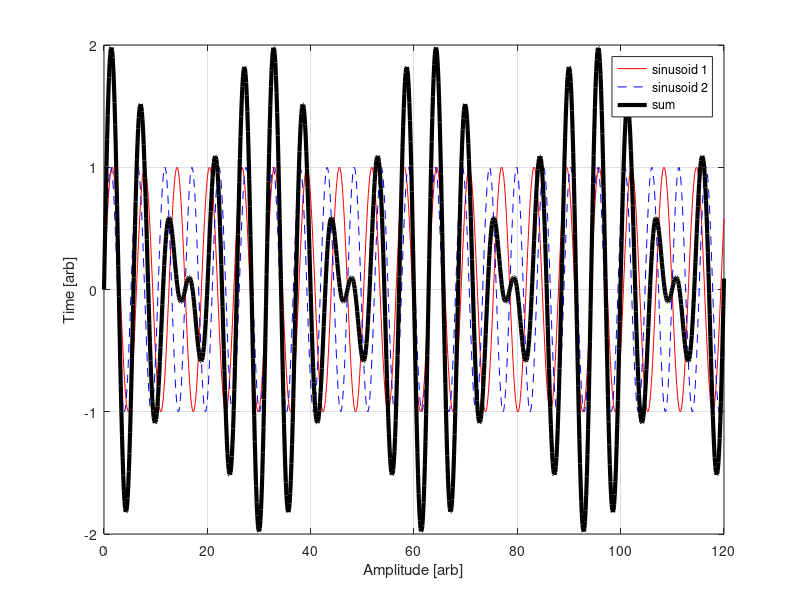
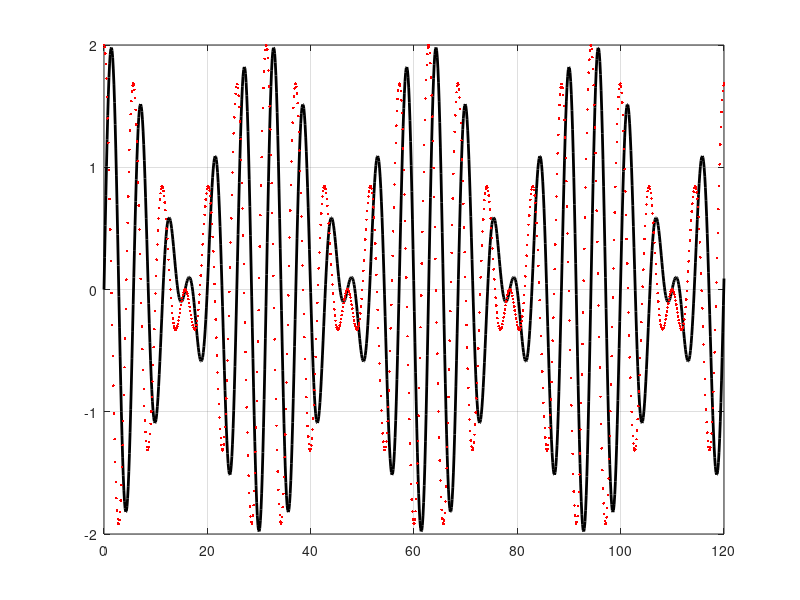

Here is the MATLAB script that generated these plots, in order:
% ### EXbeats.m ###           09.27.12 CB (updated 2016.01.17)

% Plots sum of two sinusoids with different amplitudes/frequencies/phase
% offsets to demonstrate variety of "beating" patterns

% Notes
% - uses cosines of form A*cosin(w*t-phi) [could use sines instead, but that
% just introduces phase offset of pi/2]
% - option to also plot in Fig.2 several possible different
% analytically-derived expressions for the sum (incl. an incorrect one from
% Serdyuk's book); note that those expressions assume cosines being added


clear
% =================================
% Parameters for each of the two sinusoids
A1= 1.0;           % amplitude 1
A2= 1.0;         % amplitude 2
w1= 1.0;     % angular frequency 1
w2= 1.2;     % angular frequency 2
phi1= pi/2;    % phase offset 1 (>=0 and <= 2*pi)
phi2= pi/2;    % phase offset 2

tmax= 120;    % max. time value {6}
N= 1000;    % # of points to compute {200}
% =================================

% ---
t=linspace(0,tmax,N);       % time variable
s1= A1*cos(w1*t- phi1);
s2= A2*cos(w2*t- phi2);   % calculate both sinusoids and sum
A= s1+ s2;
% ---
% other (analytically-derived) expressions for the sum

B= cos((w1+w2)/2*t).*(A1*cos((w1-w2)/2*t) + A2*cos((w1-w2)/2*t)); % from Serdyuk (which is incorrect)
% 2. CB calculated version
C= cos((w1+w2)/2*t).*(A1*cos((w1-w2)/2*t) + A2*cos((w1-w2)/2*t) ) + ...
    sin((w1+w2)/2*t).*(-A1*sin((w1-w2)/2*t) + A2*sin((w1-w2)/2*t) );
% 3. CB calculated version (factored)
D= (A1+A2)*cos((w1+w2)/2*t).*cos((w1-w2)/2*t) + ...
    (A2-A1)*sin((w1+w2)/2*t).*sin((w1-w2)/2*t);
% ---
figure(1); clf;
h1= plot(t,s1,'r'); hold on; grid on;
h2= plot(t,s2,'b--');
h3= plot(t,A,'k','LineWidth',3);
xlabel('Amplitude [arb]'); ylabel('Time [arb]');
legend([h1 h2 h3],'sinusoid 1','sinusoid 2','sum');
% ---
if 1==1
    figure(2); clf;
    plot(t,A,'k','LineWidth',2); hold on; grid on;
    %plot(t,B,'r--'); plot(t,C,'go'); 
    plot(t,D,'r.');
end
